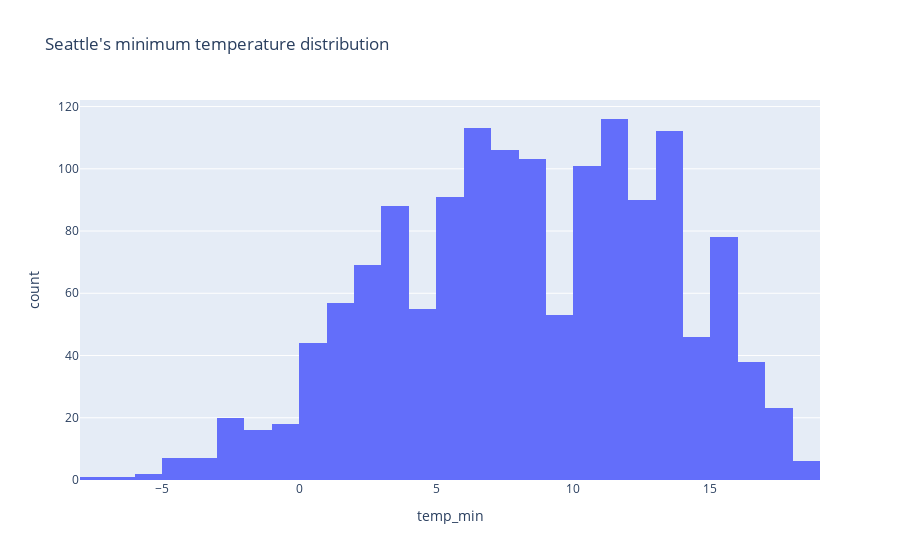

Here is the notebook cell this chart was saved with:
### Code cell
px.histogram(weather_data['temp_min'], x="temp_min",
             title="Seattle's minimum temperature distribution")

### Figure 1 — Plotly figure (JSON) as saved in the notebook; plotly's stock layout.template omitted (floating-point values rounded to 4 significant figures; data arrays with more than 128 entries replaced by an {"elided": "..."} marker saying what was removed)
{"data": [{"bingroup": "x", "hovertemplate": "temp_min=%{x}<br>count=%{y}<extra></extra>", "legendgroup": "", "marker": {"color": "#636efa", "pattern": {"shape": ""}}, "name": "", "orientation": "v", "showlegend": false, "x": {"elided": "1461 float values"}, "xaxis": "x", "yaxis": "y", "type": "histogram"}], "layout": {"xaxis": {"anchor": "y", "domain": [0.0, 1.0], "title": {"text": "temp_min"}}, "yaxis": {"anchor": "x", "domain": [0.0, 1.0], "title": {"text": "count"}}, "legend": {"tracegroupgap": 0}, "title": {"text": "Seattle's minimum temperature distribution"}, "barmode": "relative"}}
